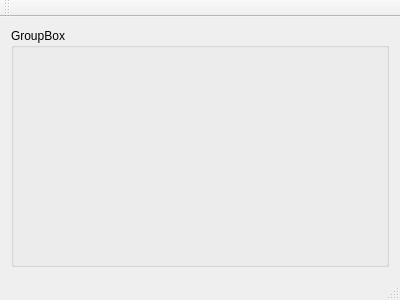
<?xml version="1.0" encoding="UTF-8"?>
<ui version="4.0">
 <class>MainWindow</class>
 <widget class="QMainWindow" name="MainWindow">
  <property name="geometry">
   <rect>
    <x>0</x>
    <y>0</y>
    <width>400</width>
    <height>300</height>
   </rect>
  </property>
  <property name="windowTitle">
   <string>MainWindow</string>
  </property>
  <widget class="QWidget" name="centralWidget">
   <layout class="QGridLayout" name="gridLayout_2">
    <item row="0" column="0">
     <widget class="QGroupBox" name="groupBox">
      <property name="title">
       <string>GroupBox</string>
      </property>
      <layout class="QGridLayout" name="gridLayout">
       <item row="0" column="0">
        <widget class="QLabel" name="label">
         <property name="text">
          <string/>
         </property>
        </widget>
       </item>
      </layout>
     </widget>
    </item>
   </layout>
  </widget>
  <widget class="QMenuBar" name="menuBar">
   <property name="geometry">
    <rect>
     <x>0</x>
     <y>0</y>
     <width>400</width>
     <height>23</height>
    </rect>
   </property>
  </widget>
  <widget class="QToolBar" name="mainToolBar">
   <attribute name="toolBarArea">
    <enum>TopToolBarArea</enum>
   </attribute>
   <attribute name="toolBarBreak">
    <bool>false</bool>
   </attribute>
  </widget>
  <widget class="QStatusBar" name="statusBar"/>
 </widget>
 <layoutdefault spacing="6" margin="11"/>
 <resources/>
 <connections/>
</ui>
